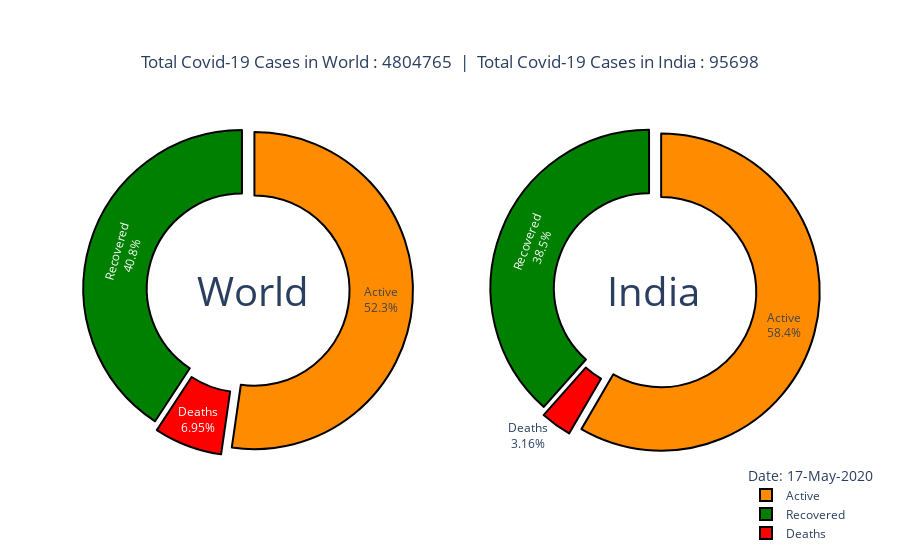

The code cell stored with this chart in its notebook:
### Markdown cell above
# Making Pie Chart of World's and India's data
https://plotly.com/python/pie-charts/

### Code cell
# Making a list of colors used
colors = ['darkorange', 'green', 'red']

fig = make_subplots(rows=1, cols=2, specs=[[{"type": "pie"}, {"type": "pie"}]])

# Adding World's Pie chart
fig.add_trace(go.Pie(labels=[x[0] for x in TotalWD.items()][1:], 
                     values=[x[1] for x in TotalWD.items()][1:],
                     pull=[0.05, 0.03, 0.05],hole=0.6),row=1,col=1)

# Adding India's Pie chart
fig.add_trace(go.Pie(labels=[x[0] for x in TotalIND.items()][1:], 
                     values=[x[1] for x in TotalIND.items()][1:],
                     pull=[0.05, 0.03, 0.05],hole=0.6),row=1,col=2)

fig.update_traces(textinfo='label+percent', hoverinfo='percent+label+value',
                  marker=dict(colors=colors, line=dict(color='#000000', width=2)))

fig.update_layout(title = {'text':'Total Covid-19 Cases in World : '+ str([x[1] for x in TotalWD.items()][0])+ '  |  ' +
                          'Total Covid-19 Cases in India : '+ str([x[1] for x in TotalIND.items()][0]),
                          'y':0.9,'x':0.50,'xanchor': 'center','yanchor': 'top'
                          },
                  
                  annotations=[dict(text='World', x=0.155, y=0.5, font_size=40, showarrow=False),
                               dict(text='India', x=0.84, y=0.5, font_size=40, showarrow=False)],
                  
                  legend=dict(x=.9, y=-.18), legend_title_text='Date: 17-May-2020')
fig.show()

### Figure 1 — Plotly figure (JSON) as saved in the notebook; plotly's stock layout.template omitted (floating-point values rounded to 4 significant figures)
{"data": [{"domain": {"x": [0, 0.45], "y": [0, 1]}, "hole": 0.6, "hoverinfo": "percent+label+value", "labels": ["Active", "Recovered", "Deaths"], "marker": {"colors": ["darkorange", "green", "red"], "line": {"color": "#000000", "width": 2}}, "pull": [0.05, 0.03, 0.05], "textinfo": "label+percent", "type": "pie", "values": [2382491, 1858189, 316711]}, {"domain": {"x": [0.55, 1], "y": [0, 1]}, "hole": 0.6, "hoverinfo": "percent+label+value", "labels": ["Active", "Recovered", "Deaths"], "marker": {"colors": ["darkorange", "green", "red"], "line": {"color": "#000000", "width": 2}}, "pull": [0.05, 0.03, 0.05], "textinfo": "label+percent", "type": "pie", "values": [55872, 36795, 3025]}], "layout": {"annotations": [{"font": {"size": 40}, "showarrow": false, "text": "World", "x": 0.155, "y": 0.5}, {"font": {"size": 40}, "showarrow": false, "text": "India", "x": 0.84, "y": 0.5}], "legend": {"title": {"text": "Date: 17-May-2020"}, "x": 0.9, "y": -0.18}, "title": {"text": "Total Covid-19 Cases in World : 4804765  |  Total Covid-19 Cases in India : 95698", "x": 0.5, "xanchor": "center", "y": 0.9, "yanchor": "top"}}}
